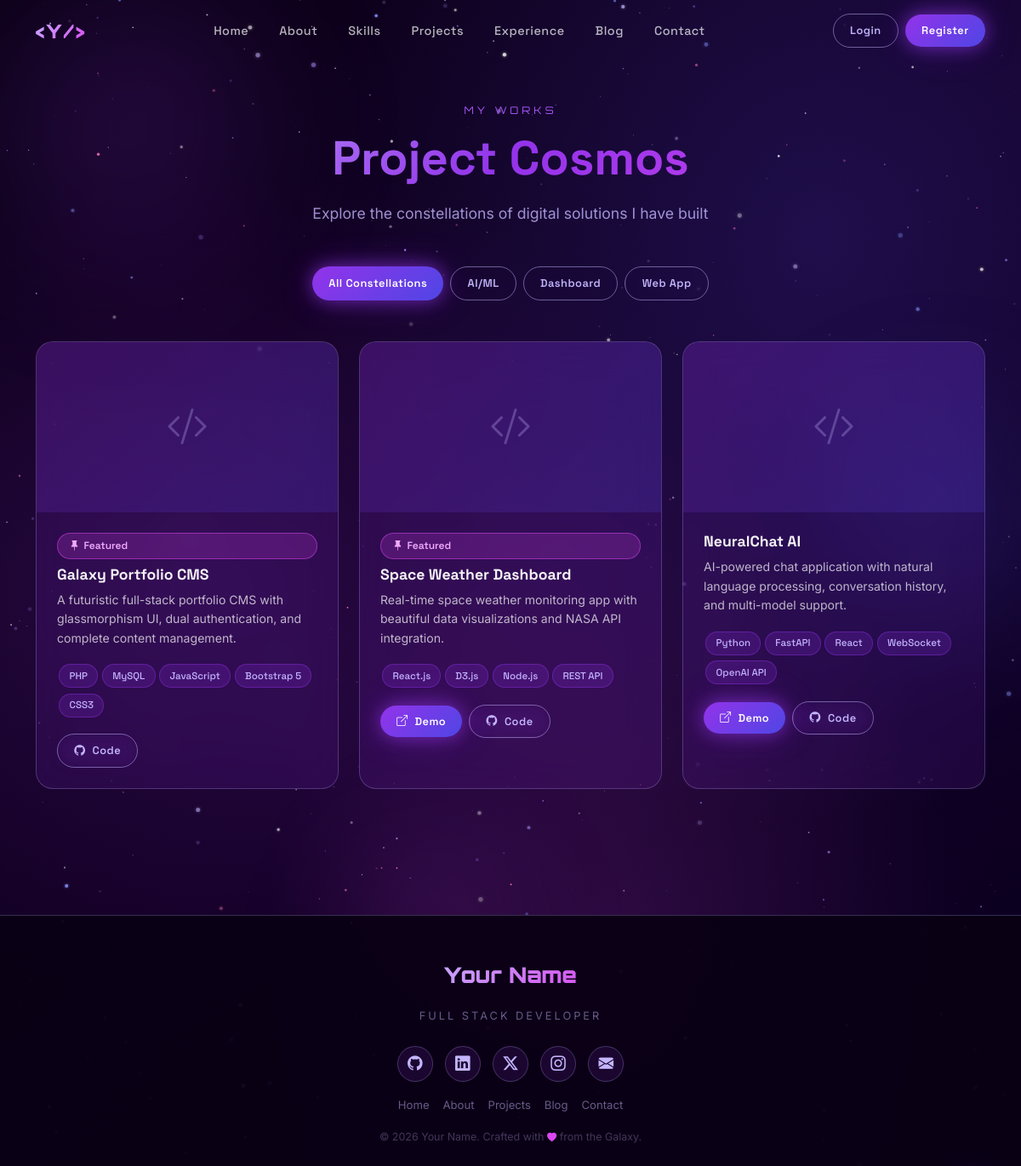
The app's page /projects.php with its own data.
### tables this page shows
CREATE TABLE `projects` (
  `id` INT UNSIGNED NOT NULL AUTO_INCREMENT,
  `title` VARCHAR(255) NOT NULL,
  `slug` VARCHAR(255) NOT NULL UNIQUE,
  `description` TEXT NOT NULL,
  `long_description` LONGTEXT DEFAULT NULL,
  `thumbnail` VARCHAR(255) DEFAULT NULL,
  `images` JSON DEFAULT NULL,
  `technologies` JSON DEFAULT NULL,
  `category` VARCHAR(100) DEFAULT NULL,
  `demo_url` VARCHAR(255) DEFAULT NULL,
  `github_url` VARCHAR(255) DEFAULT NULL,
  `status` ENUM('active','archived','in_progress') DEFAULT 'active',
  `is_pinned` TINYINT(1) DEFAULT 0,
  `sort_order` INT UNSIGNED DEFAULT 0,
  `views` INT UNSIGNED DEFAULT 0,
  `created_at` TIMESTAMP DEFAULT CURRENT_TIMESTAMP,
  `updated_at` TIMESTAMP DEFAULT CURRENT_TIMESTAMP ON UPDATE CURRENT_TIMESTAMP,
  PRIMARY KEY (`id`),
  INDEX `idx_status` (`status`),
  INDEX `idx_pinned` (`is_pinned`),
  INDEX `idx_category` (`category`)
);

### includes/database.php (called while the page is built, shortened)
<?php
class Database {
    private static ?PDO $instance = null;
    public static function getInstance(): PDO {
        if (self::$instance === null) {
            $dsn = sprintf(
                'mysql:host=%s;port=%s;dbname=%s;charset=%s',
                DB_HOST, DB_PORT, DB_NAME, DB_CHARSET
            );
            $options = [
                PDO::ATTR_ERRMODE            => PDO::ERRMODE_EXCEPTION,
                PDO::ATTR_DEFAULT_FETCH_MODE => PDO::FETCH_ASSOC,
                PDO::ATTR_EMULATE_PREPARES   => false,
                PDO::MYSQL_ATTR_FOUND_ROWS   => true,
            ];
            try {
                self::$instance = new PDO($dsn, DB_USER, DB_PASS, $options);
            } catch (PDOException $e) {
                error_log('DB Connection failed: ' . $e->getMessage());
                die(json_encode(['error' => 'Database connection failed. Please check your configuration.']));
            }
        }
        return self::$instance;
    }
    public static function query(string $sql, array $params = []): PDOStatement {
        $stmt = self::getInstance()->prepare($sql);
        $stmt->execute($params);
        return $stmt;
    }
    public static function fetchOne(string $sql, array $params = []): ?array {
        $result = self::query($sql, $params)->fetch();
        return $result ?: null;
    }
    public static function fetchAll(string $sql, array $params = []): array {
        return self::query($sql, $params)->fetchAll();
    }
}

### projects.php (the view, shortened to what this page needs)
<?php
require_once __DIR__ . '/includes/database.php';
require_once __DIR__ . '/includes/functions.php';
require_once __DIR__ . '/includes/header.php';
$page = (int)($_GET['page'] ?? 1);
$selectedCat = strip_and_trim($_GET['category'] ?? 'all');
$categories = Database::fetchAll("SELECT DISTINCT category FROM projects WHERE status != 'archived' AND category IS NOT NULL AND category != ''");
$sql = "SELECT * FROM projects WHERE status != 'archived'";
$params = [];
$sql .= " ORDER BY sort_order, id DESC";
$paged = paginate($sql, $params, $page, 6);
$projects = $paged['items'];
?>
<section class="section" style="padding-top:120px;position:relative;z-index:10;">
  <div class="container">
    <div class="text-center mb-5 reveal">
      <span class="section-label">My Works</span>
      <h2 class="section-title text-gradient">Project Cosmos</h2>
      <p class="section-subtitle mx-auto">Explore the constellations of digital solutions I have built</p>
    </div>
    <div class="d-flex flex-wrap justify-content-center gap-2 mb-5 reveal">
      <a href="/portfolio/projects.php?category=all" class="btn-galaxy btn-sm-galaxy btn-<?= $selectedCat === 'all' ? 'primary' : 'outline' ?>-galaxy">
        All Constellations
      </a>
      <?php foreach ($categories as $cat): ?>
      <a href="/portfolio/projects.php?category=<?= urlencode($cat['category']) ?>" class="btn-galaxy btn-sm-galaxy btn-<?= $selectedCat === $cat['category'] ? 'primary' : 'outline' ?>-galaxy">
        <?= sanitize_output($cat['category']) ?>
      </a>
      <?php endforeach; ?>
    </div>
    <div class="row g-4 mb-5" id="projects-grid">
      <?php if ($projects): ?>
        <?php foreach ($projects as $i => $project): ?>
        <div class="col-lg-4 col-md-6 reveal delay-<?= ($i % 3) + 1 ?>" data-category="<?= sanitize_output($project['category']) ?>">
          <div class="project-card h-100">
            <?php if ($project['thumbnail'] && file_exists(__DIR__ . '/uploads/' . $project['thumbnail'])): ?>
              <img src="/portfolio/uploads/<?= sanitize_output($project['thumbnail']) ?>" class="project-thumb" alt="<?= sanitize_output($project['title']) ?>">
            <?php else: ?>
              <div class="project-thumb d-flex align-items-center justify-content-center"
                   style="background:linear-gradient(135deg,rgba(107,33,168,0.3),rgba(79,70,229,0.2));">
                <i class="bi bi-code-slash" style="font-size:3rem;color:rgba(196,181,253,0.3);"></i>
              </div>
            <?php endif; ?>
            <div class="card-body d-flex flex-column">
              <?php if ($project['is_pinned']): ?>
              <span class="galaxy-badge galaxy-badge-pinned mb-2"><i class="bi bi-pin-fill"></i> Featured</span>
              <?php endif; ?>
              <h3 class="project-title"><?= sanitize_output($project['title']) ?></h3>
              <p class="project-desc" style="flex-grow: 1;"><?= sanitize_output($project['description']) ?></p>
              <div class="mb-3"><?= render_tech_tags($project['technologies']) ?></div>
              <div class="d-flex gap-2 align-items-center mt-auto">
                <?php if ($project['demo_url'] && $project['demo_url'] !== '#'): ?>
                <a href="<?= sanitize_output($project['demo_url']) ?>" target="_blank" class="btn-galaxy btn-sm-galaxy btn-primary-galaxy">
                  <i class="bi bi-box-arrow-up-right"></i> Demo
                </a>
                <?php endif; ?>
                <?php if ($project['github_url']): ?>
                <a href="<?= sanitize_output($project['github_url']) ?>" target="_blank" class="btn-galaxy btn-sm-galaxy btn-outline-galaxy">
                  <i class="bi bi-github"></i> Code
                </a>
                <?php endif; ?>
              </div>
            </div>
          </div>
        </div>
        <?php endforeach; ?>
      <?php endif; ?>
    </div>
  </div>
</section>
<?php require_once __DIR__ . '/includes/footer.php'; ?>

### includes/functions.php (shortened to what this page needs)
<?php
require_once __DIR__ . '/database.php';
function sanitize_output(?string $value): string {
    return htmlspecialchars($value ?? '', ENT_QUOTES | ENT_HTML5, 'UTF-8');
}
function strip_and_trim(string $input): string {
    return trim(strip_tags($input));
}
function paginate(string $sql, array $params, int $page, int $perPage = 10): array {
    $countSql = "SELECT COUNT(*) as total FROM (" . $sql . ") as t";
    $total = (int) Database::fetchOne($countSql, $params)['total'];
    $totalPages = (int) ceil($total / $perPage);
    $offset = ($page - 1) * $perPage;
    $items = Database::fetchAll("$sql LIMIT $perPage OFFSET $offset", $params);
    return [
        'items'       => $items,
        'total'       => $total,
        'page'        => $page,
        'per_page'    => $perPage,
        'total_pages' => $totalPages,
    ];
}
function render_tech_tags(?string $jsonTechs): string {
    $techs = json_decode($jsonTechs, true) ?? [];
    $html = '';
    foreach ($techs as $tech) {
        $html .= '<span class="tech-tag">' . sanitize_output($tech) . '</span>';
    }
    return $html;
}

### assets/css/animations.css (style rules this page uses)
.reveal { opacity: 0; transform: translateY(40px); transition: opacity 0.7s ease, transform 0.7s ease; }
.reveal.revealed { opacity: 1; transform: translateY(0); }
.delay-1 { transition-delay: 0.1s !important; }
.delay-2 { transition-delay: 0.2s !important; }
.delay-3 { transition-delay: 0.3s !important; }

### records on screen
projects: is_pinned 1 (drawn), title "Galaxy Portfolio CMS", description "A futuristic full-stack portfolio CMS with glassmorphism UI, dual authentication, and complete content management.", technologies "PHP", technologies "MySQL", technologies "JavaScript", technologies "Bootstrap 5", technologies "CSS3"
projects: is_pinned 1 (drawn), title "Space Weather Dashboard", description "Real-time space weather monitoring app with beautiful data visualizations and NASA API integration.", technologies "React.js", technologies "D3.js", technologies "Node.js", technologies "REST API"
projects: title "NeuralChat AI", description "AI-powered chat application with natural language processing, conversation history, and multi-model support.", technologies "Python", technologies "FastAPI", technologies "React", technologies "WebSocket", technologies "OpenAI API"

### other values on screen
sanitize_output(substr($ownerName, 0, 1)) "Y"
sanitize_output($cat['category']) "AI/ML"
sanitize_output($cat['category']) "Dashboard"
sanitize_output($cat['category']) "Web App"
sanitize_output($ownerName ?? 'Portfolio') "Your Name"
sanitize_output(get_setting('owner_title', 'Developer')) "FULL STACK DEVELOPER"
